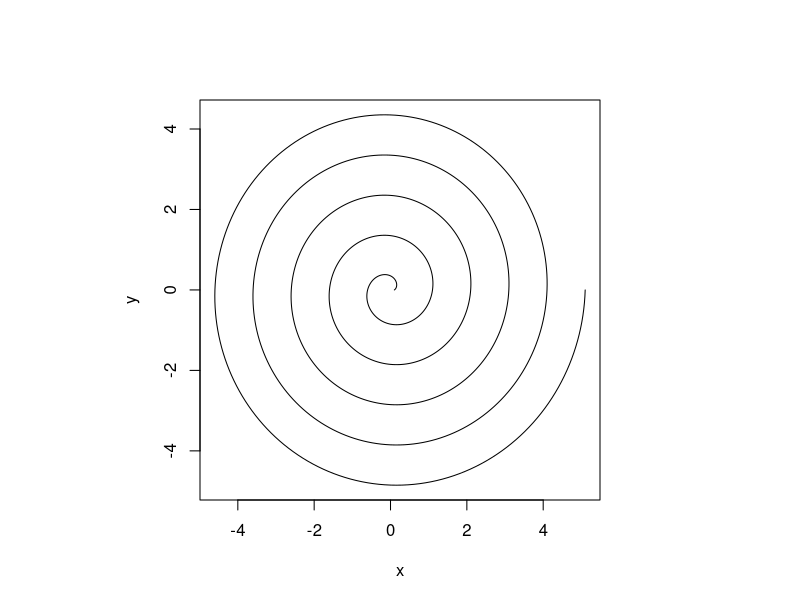

Recreate this plot in R.
#--------------------------------
# Draw an Archimedes
#--------------------------------
theta=10*pi*(0:1000)/1000
r=.1+theta/(2*pi)
x=r*cos(theta)
y=r*sin(theta)
par(pin=c(4,4))
plot(x,y,type="l",lty=1)
